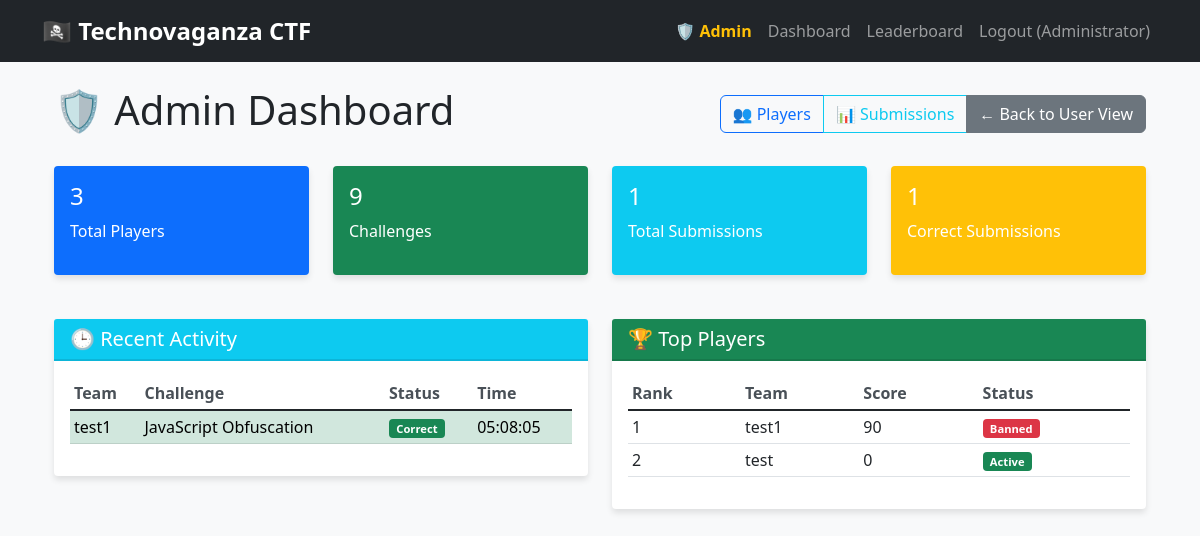
The page /admin (signed in) on the database its author committed.
### models.py (models this page shows)
class User(UserMixin, db.Model):
    id = db.Column(db.Integer, primary_key=True)
    teamname = db.Column(db.String(100), unique=True, nullable=False)
    username = db.Column(db.String(100), unique=True, nullable=False)
    password = db.Column(db.String(200), nullable=False)
    team_id = db.Column(db.String(50), unique=True, nullable=False)
    is_banned = db.Column(db.Boolean, default=False)
    is_admin = db.Column(db.Boolean, default=False)
    created_at = db.Column(db.DateTime, default=datetime.utcnow)
    score = db.Column(db.Integer, default=0)
    submissions = db.relationship('Submission', backref='user', lazy=True)

class Submission(db.Model):
    id = db.Column(db.Integer, primary_key=True)
    user_id = db.Column(db.Integer, db.ForeignKey('user.id'), nullable=False)
    challenge_id = db.Column(db.Integer, db.ForeignKey('challenge.id'), nullable=False)
    flag_attempt = db.Column(db.String(100))
    is_correct = db.Column(db.Boolean, default=False)
    attempt_count = db.Column(db.Integer, default=0)
    timestamp = db.Column(db.DateTime, default=datetime.utcnow)
    points_earned = db.Column(db.Integer, default=0)
    __table_args__ = (
        db.UniqueConstraint('user_id', 'challenge_id', name='unique_user_challenge'),
        db.Index('ix_submission_user_id', 'user_id'),
        db.Index('ix_submission_challenge_id', 'challenge_id'),
        db.Index('ix_submission_is_correct', 'is_correct'),
        db.Index('ix_submission_timestamp', 'timestamp'),
    )

class Challenge(db.Model):
    id = db.Column(db.Integer, primary_key=True)
    name = db.Column(db.String(100), nullable=False)
    category = db.Column(db.String(50), nullable=False)
    description = db.Column(db.Text, nullable=False)
    flag = db.Column(db.String(100), nullable=False)
    points = db.Column(db.Integer, default=100)
    file_path = db.Column(db.String(200), default="challenges/files/rules.pdf")
    is_active = db.Column(db.Boolean, default=True)
    submissions = db.relationship('Submission', backref='challenge', lazy=True)

### app.py (the view)
@app.route('/admin')
@login_required
@admin_required
def admin_dashboard():
    total_users = User.query.count()
    total_challenges = Challenge.query.count()
    total_submissions = Submission.query.count()
    correct_submissions = Submission.query.filter_by(is_correct=True).count()
    recent_submissions = Submission.query.order_by(Submission.timestamp.desc()).limit(10).all()
    top_players = User.query.filter(User.is_admin == False).order_by(User.score.desc()).limit(10).all()
    return render_template('admin_dashboard.html',
                         total_users=total_users,
                         total_challenges=total_challenges,
                         total_submissions=total_submissions,
                         correct_submissions=correct_submissions,
                         recent_submissions=recent_submissions,
                         top_players=top_players)

### app.py (called while the page is built)
@login_manager.user_loader
def load_user(user_id):
    return User.query.get(int(user_id))

def admin_required(f):
    @wraps(f)
    def decorated_function(*args, **kwargs):
        if not current_user.is_authenticated:
            logger.warning(f"Unauthorized access attempt to admin panel from IP: {request.remote_addr}")
            return redirect(url_for('login'))
        if not current_user.is_admin:
            logger.warning(f"Non-admin user '{current_user.username}' attempted to access admin panel from IP: {request.remote_addr}")
            return render_template('unauthorized.html'), 403
        logger.info(f"Admin user '{current_user.username}' accessed {request.path} from IP: {request.remote_addr}")
        return f(*args, **kwargs)
    return decorated_function

### templates/admin_dashboard.html (shortened to what this page needs)
{% extends "base.html" %}
{% block content %}
<div class="container-fluid">
    <div class="d-flex justify-content-between align-items-center mb-4">
        <h1>🛡️ Admin Dashboard</h1>
        <div class="btn-group">
            <a href="/admin/players" class="btn btn-outline-primary">👥 Players</a>
            <a href="/admin/submissions" class="btn btn-outline-info">📊 Submissions</a>
            <a href="/dashboard" class="btn btn-secondary">← Back to User View</a>
        </div>
    </div>
    <div class="row mb-4">
        <div class="col-md-3">
            <div class="card text-white bg-primary">
                <div class="card-body">
                    <h4>{{ total_users }}</h4>
                    <p>Total Players</p>
                </div>
            </div>
        </div>
        <div class="col-md-3">
            <div class="card text-white bg-success">
                <div class="card-body">
                    <h4>{{ total_challenges }}</h4>
                    <p>Challenges</p>
                </div>
            </div>
        </div>
        <div class="col-md-3">
            <div class="card text-white bg-info">
                <div class="card-body">
                    <h4>{{ total_submissions }}</h4>
                    <p>Total Submissions</p>
                </div>
            </div>
        </div>
        <div class="col-md-3">
            <div class="card text-white bg-warning">
                <div class="card-body">
                    <h4>{{ correct_submissions }}</h4>
                    <p>Correct Submissions</p>
                </div>
            </div>
        </div>
    </div>
    <div class="row">
        <div class="col-md-6">
            <div class="card">
                <div class="card-header bg-info text-white">
                    <h5 class="mb-0">🕒 Recent Activity</h5>
                </div>
                <div class="card-body">
                    {% if recent_submissions %}
                    <div class="table-responsive">
                        <table class="table table-sm">
                            <thead>
                                <tr>
                                    <th>Team</th>
                                    <th>Challenge</th>
                                    <th>Status</th>
                                    <th>Time</th>
                                </tr>
                            </thead>
                            <tbody>
                                {% for submission in recent_submissions %}
                                <tr class="{% if submission.is_correct %}table-success{% else %}table-danger{% endif %}">
                                    <td>{{ submission.user.teamname }}</td>
                                    <td>{{ submission.challenge.name }}</td>
                                    <td>
                                        {% if submission.is_correct %}
                                        <span class="badge bg-success">Correct</span>
                                        {% else %}
                                        <span class="badge bg-danger">Wrong</span>
                                        {% endif %}
                                    </td>
                                    <td>{{ submission.timestamp.strftime('%H:%M:%S') }}</td>
                                </tr>
                                {% endfor %}
                            </tbody>
                        </table>
                    </div>
                    {% else %}
                    <p class="text-muted">No submissions yet</p>
                    {% endif %}
                </div>
            </div>
        </div>
        <div class="col-md-6">
            <div class="card">
                <div class="card-header bg-success text-white">
                    <h5 class="mb-0">🏆 Top Players</h5>
                </div>
                <div class="card-body">
                    {% if top_players %}
                    <div class="table-responsive">
                        <table class="table table-sm">
                            <thead>
                                <tr>
                                    <th>Rank</th>
                                    <th>Team</th>
                                    <th>Score</th>
                                    <th>Status</th>
                                </tr>
                            </thead>
                            <tbody>
                                {% for player in top_players %}
                                <tr>
                                    <td>{{ loop.index }}</td>
                                    <td>{{ player.teamname }}</td>
                                    <td>{{ player.score }}</td>
                                    <td>
                                        {% if player.is_banned %}
                                        <span class="badge bg-danger">Banned</span>
                                        {% else %}
                                        <span class="badge bg-success">Active</span>
                                        {% endif %}
                                    </td>
                                </tr>
                                {% endfor %}
                            </tbody>
                        </table>
                    </div>
                    {% else %}
                    <p class="text-muted">No players yet</p>
                    {% endif %}
                </div>
            </div>
        </div>
    </div>
</div>
{% endblock %}

### templates/base.html (shortened to what this page needs)
<!DOCTYPE html>
<html lang="en">
<head>
    <link href="https://cdn.jsdelivr.net/npm/bootstrap@5.1.3/dist/css/bootstrap.min.css" rel="stylesheet">
    <link href="{{ url_for('static', filename='css/style.css') }}" rel="stylesheet">
</head>
<body>
    {% if current_user.is_authenticated %}
    <nav class="navbar navbar-expand-lg navbar-dark bg-dark">
        <div class="container">
            <a class="navbar-brand" href="/dashboard">🏴‍☠️ Technovaganza CTF</a>
            <div class="navbar-nav ms-auto">
                {% if current_user.is_authenticated and current_user.is_admin %}
                <li class="nav-item">
                    <a class="nav-link text-warning" href="/admin">
                        <strong>🛡️ Admin</strong>
                    </a>
                </li>
                {% endif %}
                <li class="nav-item">
                    <a class="nav-link" href="/dashboard">Dashboard</a>
                </li>
                <li class="nav-item">
                    <a class="nav-link" href="/leaderboard">Leaderboard</a>
                </li>
                <li class="nav-item">
                    <a class="nav-link" href="/logout">Logout ({{ current_user.teamname }})</a>
                </li>
            </div>
        </div>
    </nav>
    {% endif %}
    <div class="container mt-4">
        {% block content %}{% endblock %}
    </div>
</body>
</html>

### static/css/style.css (style rules this page uses)
body { background-color: #f8f9fa; font-family: 'Segoe UI', Tahoma, Geneva, Verdana, sans-serif; }
.navbar-brand { font-weight: bold; font-size: 1.5rem; }
.card { box-shadow: 0 4px 6px rgba(0, 0, 0, 0.1); border: none; margin-bottom: 20px; }
.card-header { border-bottom: 2px solid rgba(0, 0, 0, 0.1); }
.btn { border-radius: 6px; font-weight: 500; }
.table th { border-top: none; font-weight: 600; color: #495057; }
.badge { font-size: 0.7em; }

### rows shown on the page
User: teamname "Administrator"
Submission: user.teamname "test1", challenge.name "JavaScript Obfuscation", is_correct "Correct", timestamp "05:08:05"
User: teamname "test1", score "90", is_banned "Banned"
User: teamname "test", score "0", is_banned "Active"

### other values the page prints
{{ total_users }} "3"
{{ total_challenges }} "9"
{{ total_submissions }} "1"
{{ correct_submissions }} "1"
